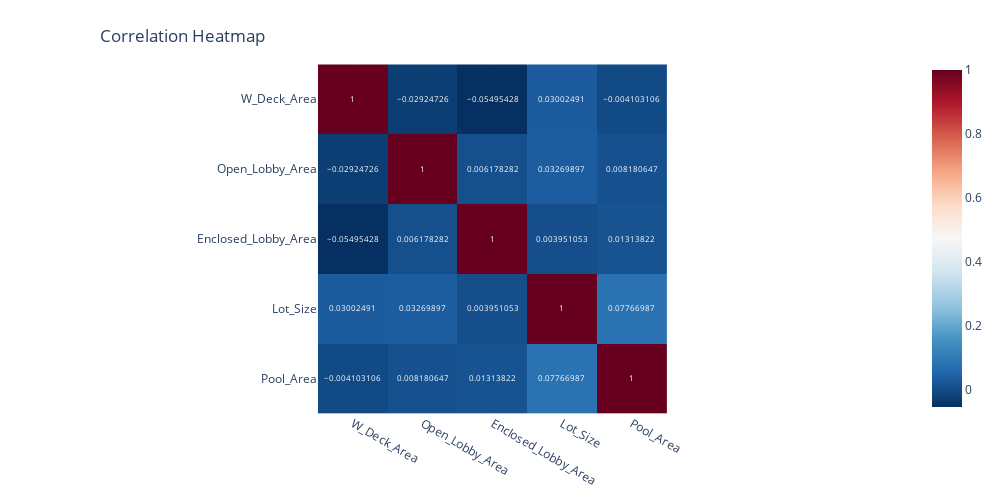

Notebook cell for this chart:
### Code cell
corelation_matrix = new_new_df[["W_Deck_Area", "Open_Lobby_Area", "Enclosed_Lobby_Area", "Lot_Size", "Pool_Area"]].corr()

fig = px.imshow(corelation_matrix, text_auto=True, color_continuous_scale='RdBu_r', width=1000, height=500)
fig.update_layout(title="Correlation Heatmap", title_x=0.1, title_y=0.94)
fig.show()

### Figure 1 — Plotly figure (JSON) as saved in the notebook; plotly's stock layout.template omitted (floating-point values rounded to 4 significant figures)
{"data": [{"coloraxis": "coloraxis", "hovertemplate": "x: %{x}<br>y: %{y}<br>color: %{z}<extra></extra>", "name": "0", "texttemplate": "%{z}", "type": "heatmap", "x": ["W_Deck_Area", "Open_Lobby_Area", "Enclosed_Lobby_Area", "Lot_Size", "Pool_Area"], "xaxis": "x", "y": ["W_Deck_Area", "Open_Lobby_Area", "Enclosed_Lobby_Area", "Lot_Size", "Pool_Area"], "yaxis": "y", "z": [[1, -0.02925, -0.05495, 0.03002, -0.004103], [-0.02925, 1, 0.006178, 0.0327, 0.008181], [-0.05495, 0.006178, 1, 0.003951, 0.01314], [0.03002, 0.0327, 0.003951, 1, 0.07767], [-0.004103, 0.008181, 0.01314, 0.07767, 1]]}], "layout": {"coloraxis": {"colorscale": [[0, "rgb(5,48,97)"], [0.1, "rgb(33,102,172)"], [0.2, "rgb(67,147,195)"], [0.3, "rgb(146,197,222)"], [0.4, "rgb(209,229,240)"], [0.5, "rgb(247,247,247)"], [0.6, "rgb(253,219,199)"], [0.7, "rgb(244,165,130)"], [0.8, "rgb(214,96,77)"], [0.9, "rgb(178,24,43)"], [1, "rgb(103,0,31)"]]}, "height": 500, "margin": {"t": 60}, "title": {"text": "Correlation Heatmap", "x": 0.1, "y": 0.94}, "width": 1000, "xaxis": {"anchor": "y", "autorange": true, "constrain": "domain", "domain": [0.2883, 0.7117], "range": [-0.5, 4.5], "scaleanchor": "y", "type": "category"}, "yaxis": {"anchor": "x", "autorange": true, "constrain": "domain", "domain": [0, 1], "range": [4.5, -0.5], "type": "category"}}}
